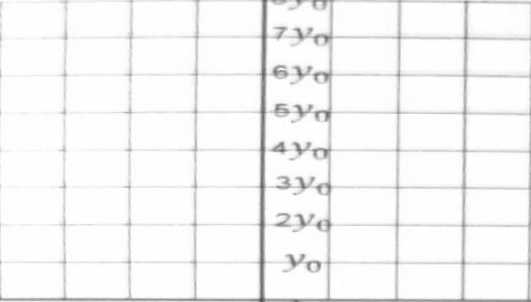
#> input picture Archive of images/corrected_grid.png, 531 x 302 px, found by its file name
$ python 'Applying gamma correction.py'
#> lines starting #> are read from the running program, lines starting #| are printed output that depends on the picture; after the words box and inside, x2 and y2 are one past the last pixel; in counts of white or black regions, pixels touching at a corner belong together
import cv2
import numpy as np
from matplotlib import pyplot as plt
original = cv2.imread('corrected_grid.png', 0)
#> original is the input picture: shape (302, 531); min 78, max 255, mean 245.3


def adjust_gamma(image, gamma=1.0):
#> called with gamma = 0.3
    invGamma = 1.0/gamma
    table = np.array([((i / 255.0) ** invGamma) * 255
                      for i in np.arange(0, 256)]).astype("uint8")    # apply gamma correction using the lookup table
    return cv2.LUT(image, table)
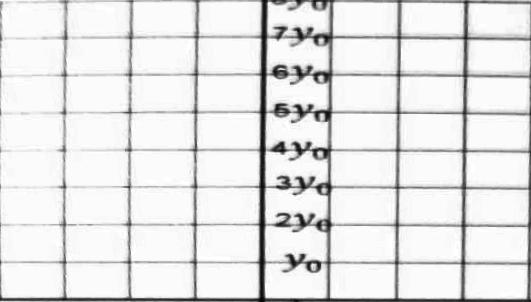
#> returned value: shape (302, 531); min 4, max 255, mean 229.1


gammaValue = 0.3

adjusted = adjust_gamma(original, gammaValue)
cv2.putText(adjusted, "g={}".format(gammaValue), (10, 30),
            cv2.FONT_HERSHEY_SIMPLEX, 0.8, (0, 0, 255), 3)
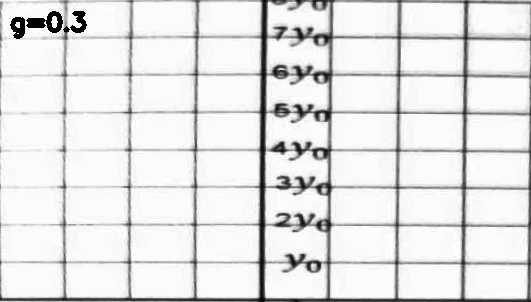
#> adjusted: shape (302, 531); 0.54% of pixels changed, all inside (x1, y1, x2, y2) = (10, 11, 87, 39)
cv2.imshow('adjusted', np.hstack([original, adjusted]))
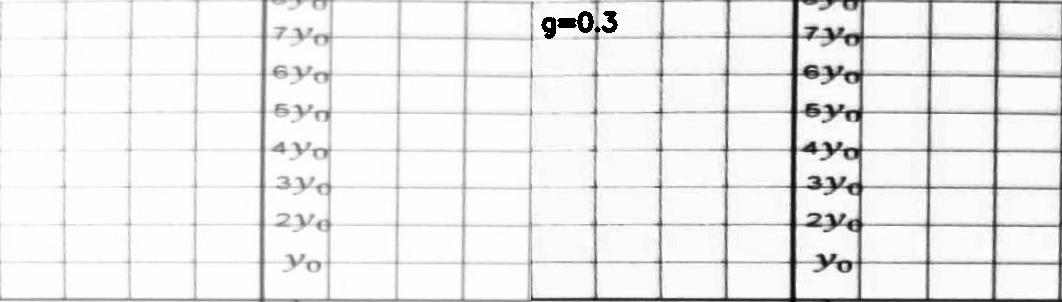
#> window 'adjusted': shape (302, 1062); min 0, max 255, mean 236.5
cv2.waitKey()
cv2.destroyAllWindows()

cv2.imwrite('grid_simulation_gamma_converted.png', adjusted)


# [14 lines of commented-out code are left out]

$ run again, with Archive of images/transformed_grid_original.png copied over Archive of images/corrected_grid.png
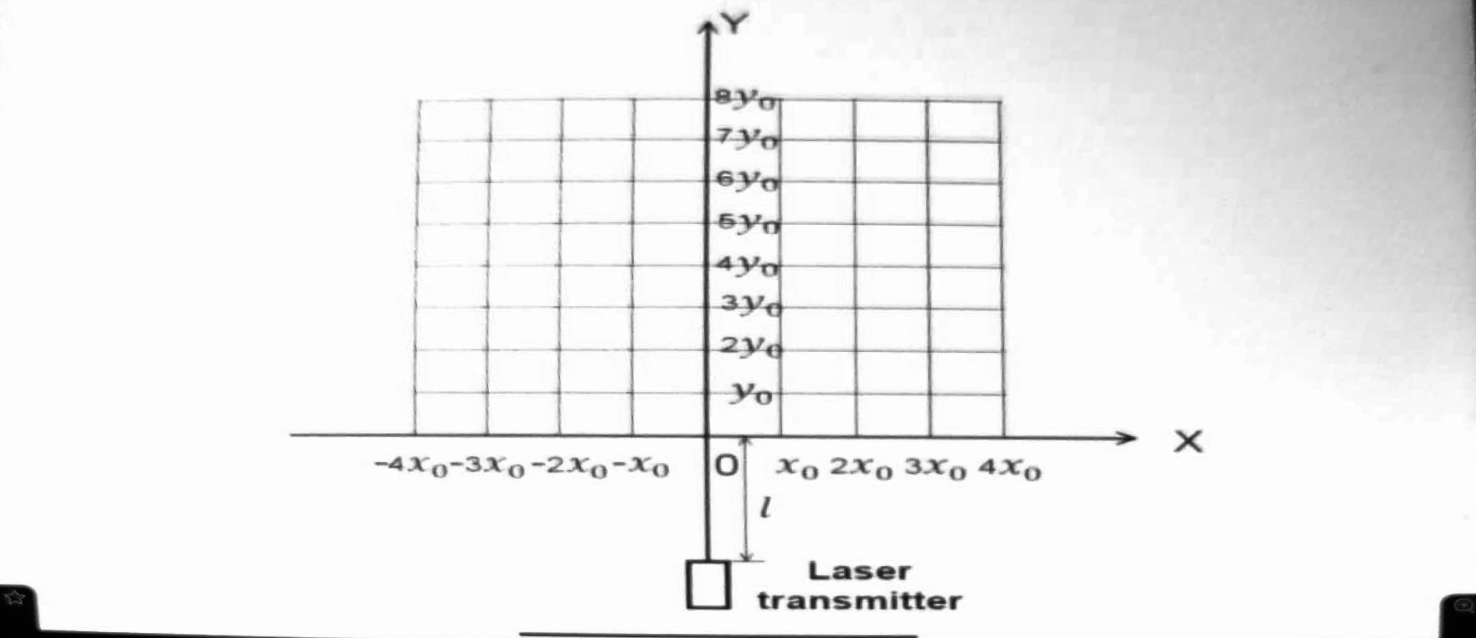
#> input picture Archive of images/transformed_grid_original.png, 1476 x 638 px, found by its file name
#> original is the input picture: shape (638, 1476); min 0, max 255, mean 240.3
#> `cv2.putText(adjusted, "g={}".format(gammaValue), (10, 30), cv2.FONT_HE..`:
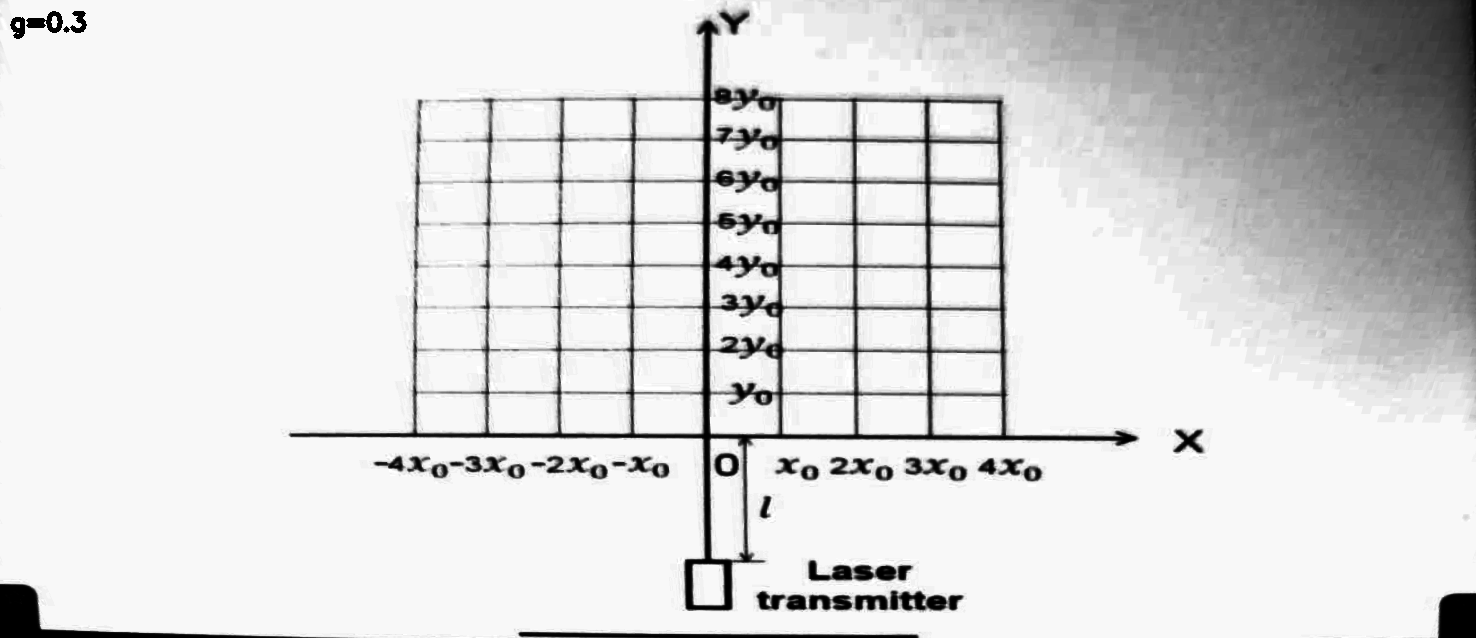
#> adjusted: shape (638, 1476); min 0, max 255, mean 220.1
#> `cv2.imshow('adjusted', np.hstack([original, adjusted]))`:
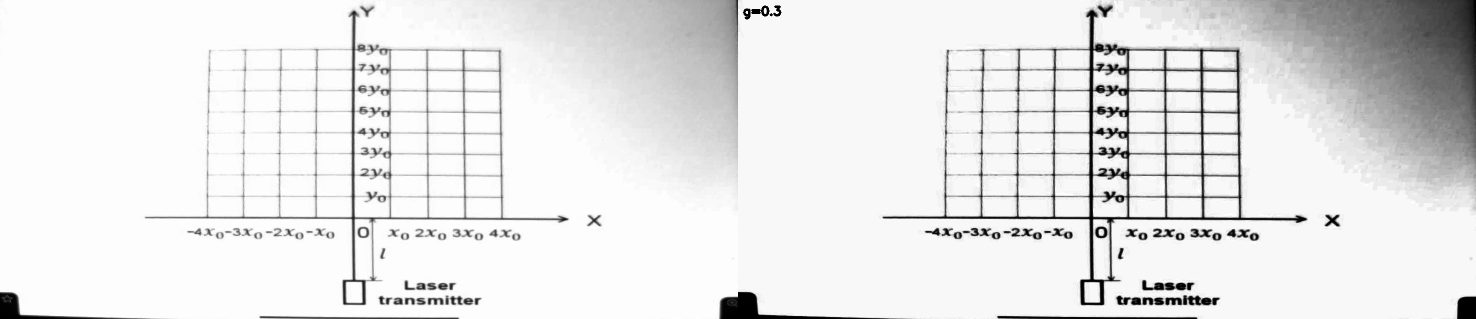
#> window 'adjusted': shape (638, 2952) (shown at 1/2 size); min 0, max 255, mean 230.2
